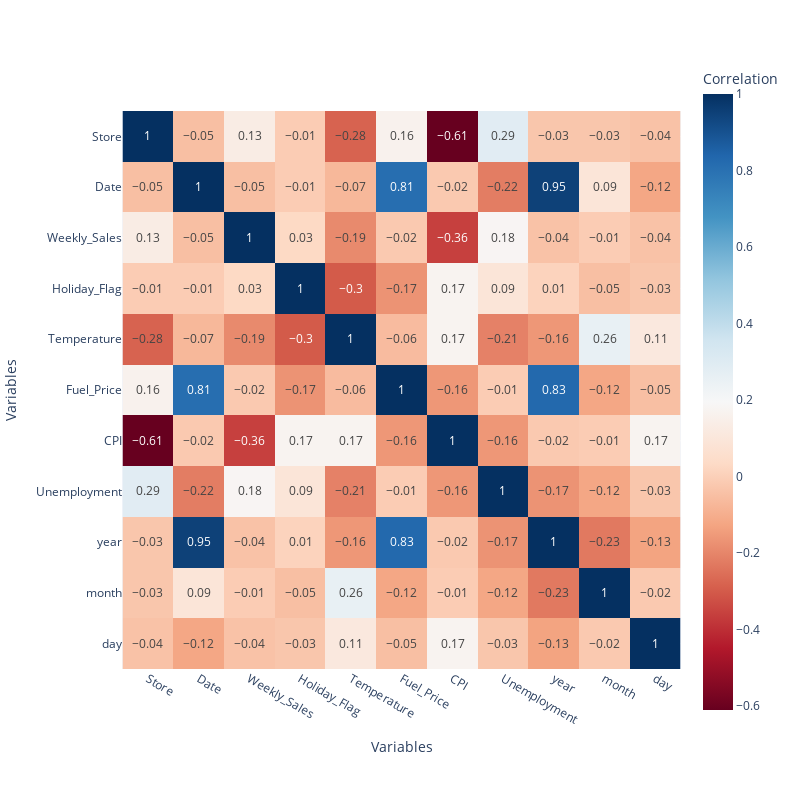

Write notebook code for a chart like this one.
### Markdown cell above
# Analyse de la matrice de corrélation

### Code cell
# Corrélation matrix
corr = df.corr().round(2)
fig=px.imshow(corr, 
            labels=dict(x="Variables", y="Variables", color="Correlation"),
            x=corr.columns,
            y=corr.columns,
            color_continuous_scale='RdBu',
            text_auto=True)
fig.update_layout(width=800, height=800)  
# Ajoute les valeurs dans les cellules)
# fig = ff.create_annotated_heatmap(corr.values,
#                                   x = corr.columns.tolist(),
#                                   y = corr.index.tolist())
fig.show()

### Figure 1 — Plotly figure (JSON) as saved in the notebook; plotly's stock layout.template omitted (floating-point values rounded to 4 significant figures)
{"data": [{"coloraxis": "coloraxis", "hovertemplate": "Variables: %{x}<br>Variables: %{y}<br>Correlation: %{z}<extra></extra>", "name": "0", "texttemplate": "%{z}", "type": "heatmap", "x": ["Store", "Date", "Weekly_Sales", "Holiday_Flag", "Temperature", "Fuel_Price", "CPI", "Unemployment", "year", "month", "day"], "xaxis": "x", "y": ["Store", "Date", "Weekly_Sales", "Holiday_Flag", "Temperature", "Fuel_Price", "CPI", "Unemployment", "year", "month", "day"], "yaxis": "y", "z": [[1.0, -0.05, 0.13, -0.01, -0.28, 0.16, -0.61, 0.29, -0.03, -0.03, -0.04], [-0.05, 1.0, -0.05, -0.01, -0.07, 0.81, -0.02, -0.22, 0.95, 0.09, -0.12], [0.13, -0.05, 1.0, 0.03, -0.19, -0.02, -0.36, 0.18, -0.04, -0.01, -0.04], [-0.01, -0.01, 0.03, 1.0, -0.3, -0.17, 0.17, 0.09, 0.01, -0.05, -0.03], [-0.28, -0.07, -0.19, -0.3, 1.0, -0.06, 0.17, -0.21, -0.16, 0.26, 0.11], [0.16, 0.81, -0.02, -0.17, -0.06, 1.0, -0.16, -0.01, 0.83, -0.12, -0.05], [-0.61, -0.02, -0.36, 0.17, 0.17, -0.16, 1.0, -0.16, -0.02, -0.01, 0.17], [0.29, -0.22, 0.18, 0.09, -0.21, -0.01, -0.16, 1.0, -0.17, -0.12, -0.03], [-0.03, 0.95, -0.04, 0.01, -0.16, 0.83, -0.02, -0.17, 1.0, -0.23, -0.13], [-0.03, 0.09, -0.01, -0.05, 0.26, -0.12, -0.01, -0.12, -0.23, 1.0, -0.02], [-0.04, -0.12, -0.04, -0.03, 0.11, -0.05, 0.17, -0.03, -0.13, -0.02, 1.0]]}], "layout": {"coloraxis": {"colorbar": {"title": {"text": "Correlation"}}, "colorscale": [[0, "rgb(103,0,31)"], [0.1, "rgb(178,24,43)"], [0.2, "rgb(214,96,77)"], [0.3, "rgb(244,165,130)"], [0.4, "rgb(253,219,199)"], [0.5, "rgb(247,247,247)"], [0.6, "rgb(209,229,240)"], [0.7, "rgb(146,197,222)"], [0.8, "rgb(67,147,195)"], [0.9, "rgb(33,102,172)"], [1, "rgb(5,48,97)"]]}, "height": 800, "margin": {"t": 60}, "width": 800, "xaxis": {"anchor": "y", "constrain": "domain", "domain": [0, 1], "scaleanchor": "y", "title": {"text": "Variables"}}, "yaxis": {"anchor": "x", "autorange": "reversed", "constrain": "domain", "domain": [0, 1], "title": {"text": "Variables"}}}}
